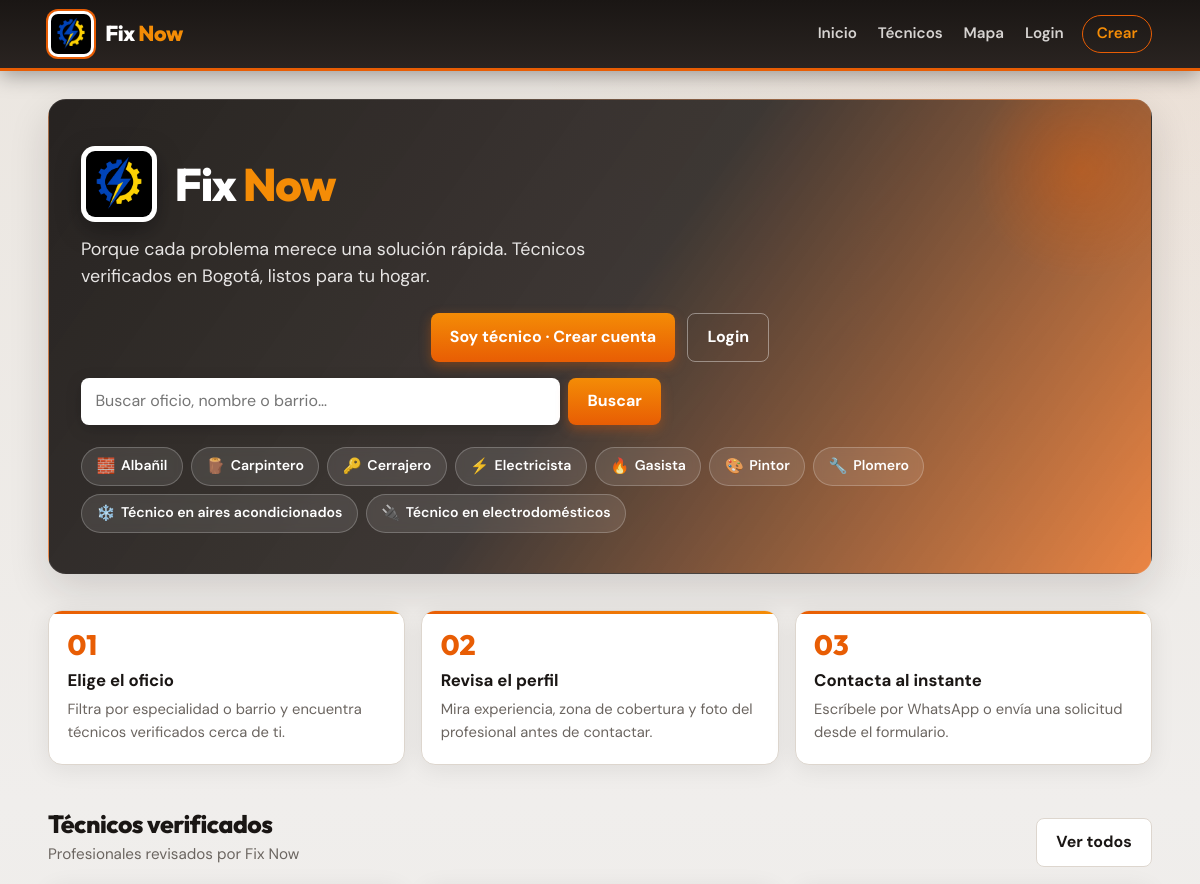
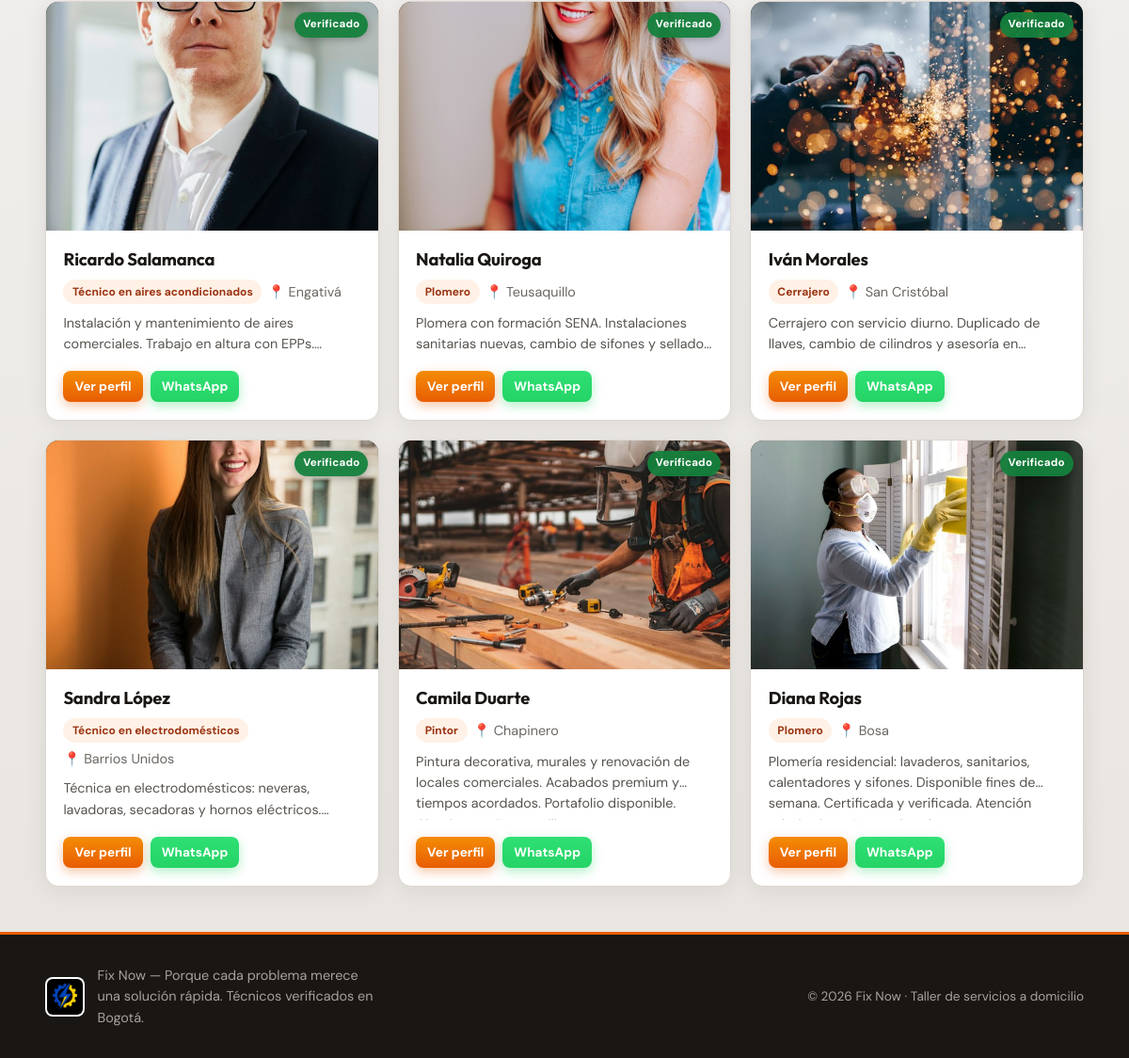
The page / on the database its author committed (2 pictures, top to bottom).
### tables this page shows
CREATE TABLE especialidad (
    id_especialidad INT AUTO_INCREMENT PRIMARY KEY,
    nombre VARCHAR(100) NOT NULL
);

CREATE TABLE tecnico (
    id_tecnico INT AUTO_INCREMENT PRIMARY KEY,
    nombre VARCHAR(100) NOT NULL,
    apellido VARCHAR(100) NOT NULL,
    cedula VARCHAR(20) NOT NULL,
    id_especialidad INT NOT NULL,
    id_barrio INT NOT NULL,
    telefono VARCHAR(20) NOT NULL,
    correo VARCHAR(150) DEFAULT NULL,
    password_hash VARCHAR(255) DEFAULT NULL,
    descripcion TEXT,
    foto_url VARCHAR(255) DEFAULT NULL,
    latitud DECIMAL(10,7) DEFAULT NULL,
    longitud DECIMAL(10,7) DEFAULT NULL,
    verificado TINYINT(1) NOT NULL DEFAULT 0,
    fecha_registro DATE NOT NULL,
    UNIQUE KEY uq_tecnico_cedula (cedula),
    UNIQUE KEY uq_tecnico_correo (correo),
    CONSTRAINT fk_tecnico_especialidad FOREIGN KEY (id_especialidad) REFERENCES especialidad(id_especialidad) ON DELETE RESTRICT ON UPDATE CASCADE,
    CONSTRAINT fk_tecnico_barrio FOREIGN KEY (id_barrio) REFERENCES barrio(id_barrio) ON DELETE RESTRICT ON UPDATE CASCADE
);

CREATE TABLE barrio (
    id_barrio INT AUTO_INCREMENT PRIMARY KEY,
    nombre VARCHAR(100) NOT NULL
);

### includes/funciones.php (called while the page is built, shortened)
<?php
require_once __DIR__ . '/cache.php';
function e(?string $texto): string
{
    return htmlspecialchars($texto ?? '', ENT_QUOTES, 'UTF-8');
}
function tecnicoLogueado(): bool
{
    return !empty($_SESSION['tecnico_id']);
}
function obtenerEspecialidades(mysqli $db): array
{
    $cached = cacheGet('especialidades');
    $rows = [];
    $res = $db->query('SELECT id_especialidad, nombre FROM especialidad ORDER BY nombre');
    if ($res) {
        while ($row = $res->fetch_assoc()) {
            $rows[] = $row;
        }
    }
    return $rows;
}
function obtenerDestacadosHome(mysqli $db, int $limit = 6): array
{
    $key = 'home_destacados';
    $cached = cacheGet($key);
    $rows = [];
    $sql = 'SELECT t.id_tecnico, t.nombre, t.apellido, t.descripcion, t.foto_url,
                   e.nombre AS especialidad, b.nombre AS barrio
            FROM tecnico t
            INNER JOIN especialidad e ON e.id_especialidad = t.id_especialidad
            INNER JOIN barrio b ON b.id_barrio = t.id_barrio
            WHERE t.verificado = 1
            ORDER BY t.fecha_registro DESC
            LIMIT ' . (int) $limit;
    $res = $db->query($sql);
    if ($res) {
        while ($row = $res->fetch_assoc()) {
            $rows[] = $row;
        }
    }
    return $rows;
}

### includes/cache.php (called while the page is built, shortened)
<?php
function cacheDir(): string
{
    return CACHE_DIR;
}
function cachePath(string $key): string
{
    $safe = preg_replace('/[^a-zA-Z0-9._-]+/', '_', $key) ?: 'key';
    return cacheDir() . '/' . $safe . '.cache';
}
function cacheGet(string $key): mixed
{
    $path = cachePath($key);
    if (!is_file($path)) {
        return null;
    }
    $raw = @file_get_contents($path);
    $payload = @unserialize($raw, ['allowed_classes' => false]);
    return $payload['data'];
}
function cacheSet(string $key, mixed $data, int $ttl = CACHE_TTL_DEFAULT): void
{
    $path = cachePath($key);
    $payload = serialize([
        'expires' => time() + max(1, $ttl),
        'data' => $data,
    ]);
    $tmp = $path . '.' . bin2hex(random_bytes(4)) . '.tmp';
}

### index.php (the view, shortened to what this page needs)
<?php
require_once __DIR__ . '/includes/funciones.php';
$especialidades = obtenerEspecialidades($conexion);
$destacados = obtenerDestacadosHome($conexion, 6);
$iconos = [
    'Electricista' => '⚡',
    'Plomero' => '🔧',
    'Carpintero' => '🪵',
    'Cerrajero' => '🔑',
    'Pintor' => '🎨',
    'Gasista' => '🔥',
    'Técnico en aires acondicionados' => '❄️',
    'Albañil' => '🧱',
    'Técnico en electrodomésticos' => '🔌',
];
require __DIR__ . '/includes/header.php';
?>
<div class="container">
    <section class="hero">
        <div class="hero-brand">
            <img src="/FixNow/img/logo.png" alt="Fix Now" class="hero-logo">
            <h1>Fix <em>Now</em></h1>
        </div>
        <p class="slogan">Porque cada problema merece una solución rápida. Técnicos verificados en Bogotá, listos para tu hogar.</p>
        <div class="acciones" style="margin-bottom:1rem;justify-content:center">
            <a class="btn btn-primary" href="/FixNow/registro.php">Soy técnico · Crear cuenta</a>
            <a class="btn btn-outline" href="/FixNow/login.php">Login</a>
        </div>
        <form class="hero-search" action="/FixNow/tecnicos.php" method="get" role="search">
            <input type="search" name="q" placeholder="Buscar oficio, nombre o barrio…" aria-label="Buscar técnicos" autocomplete="off">
            <button type="submit" class="btn btn-primary">Buscar</button>
        </form>
        <div class="chips" aria-label="Especialidades">
            <?php foreach ($especialidades as $esp): ?>
                <?php $ico = $iconos[$esp['nombre']] ?? '🛠️'; ?>
                <a class="chip" href="/FixNow/tecnicos.php?especialidad=<?= (int) $esp['id_especialidad'] ?>">
                    <span class="chip-icon" aria-hidden="true"><?= $ico ?></span>
                    <?= e($esp['nombre']) ?>
                </a>
            <?php endforeach; ?>
        </div>
    </section>
    <section class="how-it-works" aria-label="Cómo funciona">
        <div class="step-card">
            <div class="step-num">01</div>
            <h3>Elige el oficio</h3>
            <p>Filtra por especialidad o barrio y encuentra técnicos verificados cerca de ti.</p>
        </div>
        <div class="step-card">
            <div class="step-num">02</div>
            <h3>Revisa el perfil</h3>
            <p>Mira experiencia, zona de cobertura y foto del profesional antes de contactar.</p>
        </div>
        <div class="step-card">
            <div class="step-num">03</div>
            <h3>Contacta al instante</h3>
            <p>Escríbele por WhatsApp o envía una solicitud desde el formulario.</p>
        </div>
    </section>
    <div class="section-head">
        <div>
            <h2 class="section-title">Técnicos verificados</h2>
            <p class="section-sub">Profesionales revisados por Fix Now</p>
        </div>
        <a class="btn btn-ghost" href="/FixNow/tecnicos.php">Ver todos</a>
    </div>
    <?php if (empty($destacados)): ?>
        <div class="empty">
            <strong>Sin técnicos por ahora</strong>
            Aún no hay técnicos verificados disponibles.
        </div>
    <?php else: ?>
        <div class="grid-tecnicos">
            <?php foreach ($destacados as $t): ?>
                <?php $mostrar_wa = true; require __DIR__ . '/includes/card_tecnico.php'; ?>
            <?php endforeach; ?>
        </div>
    <?php endif; ?>
</div>
<?php require __DIR__ . '/includes/footer.php'; ?>

### includes/header.php (shortened to what this page needs)
<?php
$base = '/FixNow';
?>
<!DOCTYPE html>
<html lang="es">
<head>
    <link rel="stylesheet" href="<?= $base ?>/css/estilos.css">
</head>
<body>
<header class="site-header">
    <div class="container header-inner">
        <a href="<?= $base ?>/index.php" class="brand">
            <img src="<?= $base ?>/img/logo.png" alt="Fix Now" class="brand-logo">
            <span class="brand-name">Fix <span>Now</span></span>
        </a>
        <nav class="nav-main">
            <a href="<?= $base ?>/index.php">Inicio</a>
            <a href="<?= $base ?>/tecnicos.php">Técnicos</a>
            <a href="<?= $base ?>/tecnicosmap.php">Mapa</a>
            <?php if (tecnicoLogueado()): ?>
                <a href="<?= $base ?>/mi-cuenta.php">Mi cuenta</a>
                <a href="<?= $base ?>/logout.php">Salir</a>
            <?php else: ?>
                <a href="<?= $base ?>/login.php">Login</a>
                <a href="<?= $base ?>/registro.php" class="nav-cta">Crear</a>
            <?php endif; ?>
        </nav>
    </div>
</header>
<main class="site-main">

### includes/card_tecnico.php
<?php
$iniciales = mb_strtoupper(mb_substr($t['nombre'], 0, 1) . mb_substr($t['apellido'], 0, 1));
$mostrar_wa = $mostrar_wa ?? false;
?>
<article class="card-tecnico">
    <div class="card-foto">
        <?php if (!empty($t['foto_url'])): ?>
            <img src="<?= e($t['foto_url']) ?>" alt="<?= e($t['nombre'] . ' ' . $t['apellido']) ?>" loading="lazy">
        <?php else: ?>
            <div class="avatar-fallback"><?= e($iniciales) ?></div>
        <?php endif; ?>
        <span class="card-badge-check">Verificado</span>
    </div>
    <div class="card-body">
        <h3><?= e($t['nombre'] . ' ' . $t['apellido']) ?></h3>
        <div class="card-meta-row">
            <span class="badge"><?= e($t['especialidad']) ?></span>
            <span class="meta meta-loc">📍 <?= e($t['barrio']) ?></span>
        </div>
        <p class="card-desc"><?= e($t['descripcion'] ?? '') ?></p>
        <div class="card-actions">
            <a class="btn btn-primary btn-sm" href="/FixNow/tecnico.php?id=<?= (int) $t['id_tecnico'] ?>">Ver perfil</a>
            <?php if ($mostrar_wa): ?>
                <a class="btn btn-whatsapp btn-sm" href="/FixNow/tecnico.php?id=<?= (int) $t['id_tecnico'] ?>&amp;wa=1">WhatsApp</a>
            <?php endif; ?>
        </div>
    </div>
</article>

### includes/footer.php
</main>
<footer class="site-footer">
    <div class="container footer-inner">
        <div class="footer-brand">
            <img src="/FixNow/img/logo.png" alt="Fix Now" class="footer-logo">
            <p>Fix Now — Porque cada problema merece una solución rápida. Técnicos verificados en Bogotá.</p>
        </div>
        <p class="footer-copy">&copy; <?= date('Y') ?> Fix Now · Taller de servicios a domicilio</p>
    </div>
</footer>
</body>
</html>

### rows shown on the page
especialidad: nombre "🧱", nombre "Albañil"
especialidad: nombre "🪵", nombre "Carpintero"
especialidad: nombre "🔑", nombre "Cerrajero"
especialidad: nombre "⚡", nombre "Electricista"
especialidad: nombre "🔥", nombre "Gasista"
especialidad: nombre "🎨", nombre "Pintor"
especialidad: nombre "🔧", nombre "Plomero"
especialidad: nombre "❄️", nombre "Técnico en aires acondicionados"
especialidad: nombre "🔌", nombre "Técnico en electrodomésticos"
tecnico: foto_url (picture), nombre+apellido "Ricardo Salamanca", id_especialidad.nombre "Técnico en aires acondicionados", id_barrio.nombre "Engativá", descripcion "Instalación y mantenimiento de aires comerciales. Trabajo en altura con…"
tecnico: foto_url (picture), nombre+apellido "Natalia Quiroga", id_especialidad.nombre "Plomero", id_barrio.nombre "Teusaquillo", descripcion "Plomera con formación SENA. Instalaciones sanitarias nuevas, cambio de sifones y…"
tecnico: foto_url (picture), nombre+apellido "Iván Morales", id_especialidad.nombre "Cerrajero", id_barrio.nombre "San Cristóbal", descripcion "Cerrajero con servicio diurno. Duplicado de llaves, cambio de cilindros y asesoría…"
tecnico: foto_url (picture), nombre+apellido "Sandra López", id_especialidad.nombre "Técnico en electrodomésticos", id_barrio.nombre "Barrios Unidos", descripcion "Técnica en electrodomésticos: neveras, lavadoras, secadoras y hornos…"
tecnico: foto_url (picture), nombre+apellido "Camila Duarte", id_especialidad.nombre "Pintor", id_barrio.nombre "Chapinero", descripcion "Pintura decorativa, murales y renovación de locales comerciales. Acabados premium y tiempos acordados. Portafolio…"
tecnico: foto_url (picture), nombre+apellido "Diana Rojas", id_especialidad.nombre "Plomero", id_barrio.nombre "Bosa", descripcion "Plomería residencial: lavaderos, sanitarios, calentadores y sifones. Disponible fines de semana. Certificada y verificada.…"
